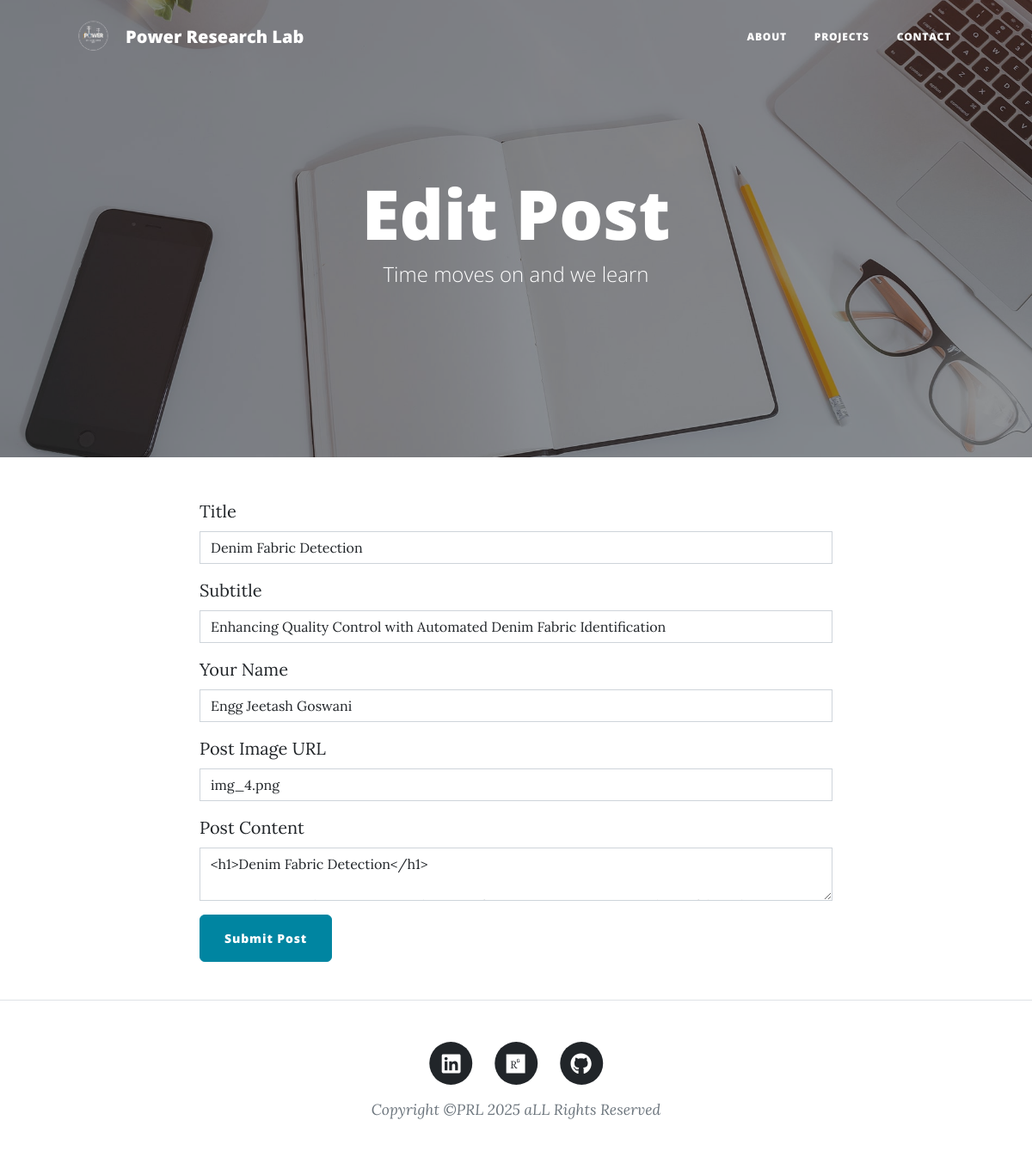
Before: /edit-post/6 (signed in) with the older database file.
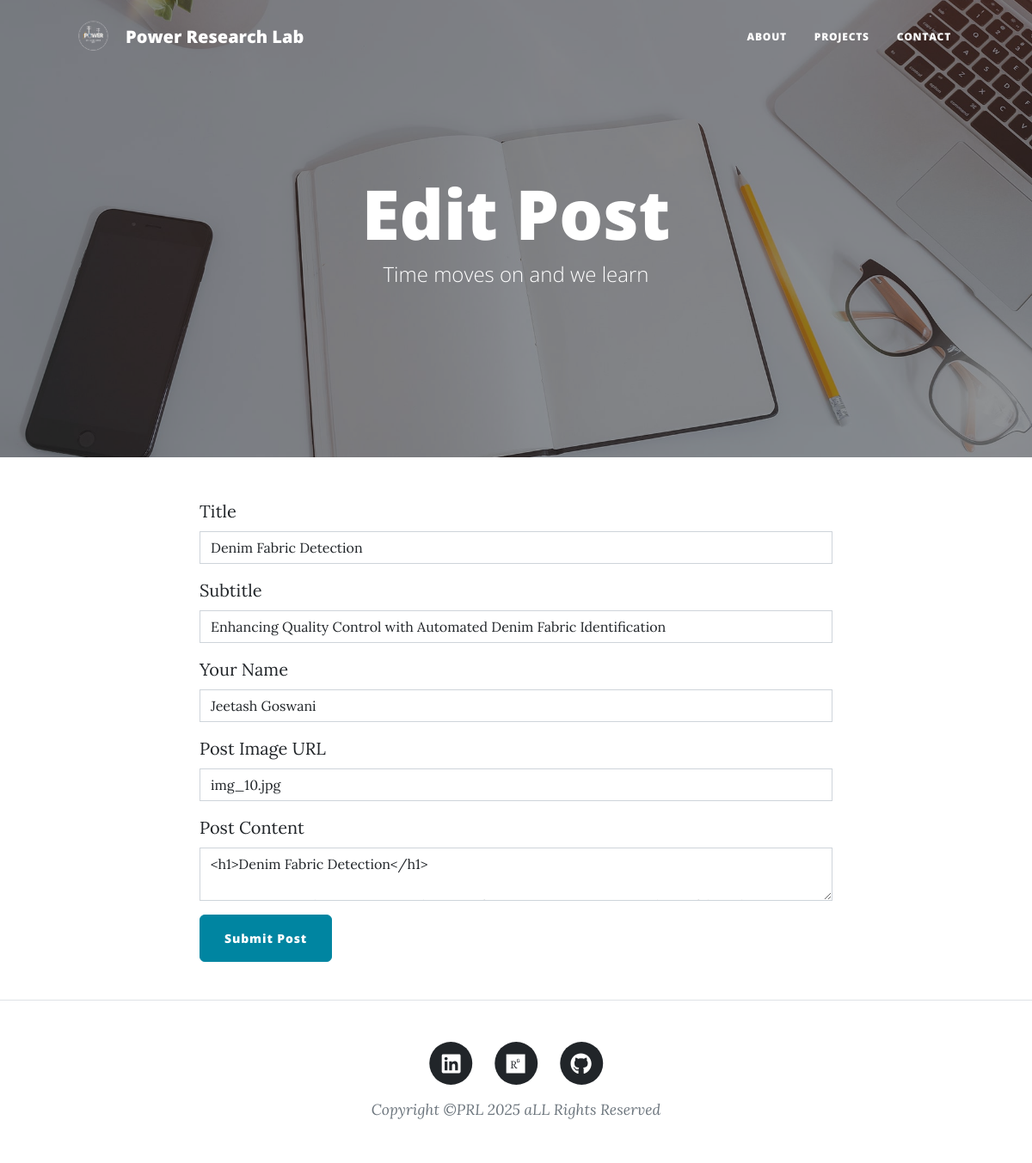
After: the same page with the newer database file.
### main.py (models this page shows)
class BlogPost(db.Model):
    id: Mapped[int] = mapped_column(Integer, primary_key=True)
    title: Mapped[str] = mapped_column(String(250), unique=True, nullable=False)
    subtitle: Mapped[str] = mapped_column(String(250), nullable=False)
    date: Mapped[str] = mapped_column(String(250), nullable=False)
    body: Mapped[str] = mapped_column(Text, nullable=False)
    author: Mapped[str] = mapped_column(String(250), nullable=False)
    img_url: Mapped[str] = mapped_column(String(250), nullable=False)

### main.py (the view, shortened to what this page needs)
@app.route("/edit-post/<int:post_id>", methods=["GET", "POST"])
@admin_only
def edit_post(post_id):
    post = db.get_or_404(BlogPost, post_id)
    edit_form = CreatePostForm(
        title=post.title,
        subtitle=post.subtitle,
        img_url=post.img_url,
        author=post.author,
        body=post.body
    )
    return render_template("make-post.html", form=edit_form, is_edit=True)

### main.py
class CreatePostForm(FlaskForm):
    title = StringField(" Title", validators=[DataRequired()])
    subtitle = StringField("Subtitle", validators=[DataRequired()])
    author = StringField("Your Name", validators=[DataRequired()])
    img_url = StringField("Post Image URL")
    body = CKEditorField("Post Content", validators=[DataRequired()])
    submit = SubmitField("Submit Post")

### main.py (called while the page is built)
def admin_only(func):
    @wraps(func)
    def wrapper(*args, **kwargs):
        if not session.get("admin"):
            return abort(403)  # Forbidden
        return func(*args, **kwargs)
    return wrapper

### templates/make-post.html
{% from "bootstrap5/form.html" import render_form %} {% block content %} {%
include "header.html" %}
<header
  class="masthead"
  style="background-image: url('../static/assets/img/edit-bg.jpg')"
>
  <div class="container position-relative px-4 px-lg-5">
    <div class="row gx-4 gx-lg-5 justify-content-center">
      <div class="col-md-10 col-lg-8 col-xl-7">
        <div class="page-heading">
          {% if is_edit: %}
          <h1>Edit Post</h1>
          {% else: %}
          <h1>New Post</h1>
          {% endif %}
          <span class="subheading"
            >Time moves on and we learn</span
          >
        </div>
      </div>
    </div>
  </div>
</header>
<main class="mb-4">
  <div class="container">
    <div class="row">
      <div class="col-lg-8 col-md-10 mx-auto">
        {{ ckeditor.load() }} {{ ckeditor.config(name='body') }} {{
        render_form(form, novalidate=True, button_map={"submit": "primary"}) }}
      </div>
    </div>
  </div>
</main>
{% include "footer.html" %} {% endblock %}

Changed rows visible on the page:
changed BlogPost "Denim Fabric Detection": author "Engg Jeetash Goswani" → "Jeetash Goswani"; img_url "img_4.png" → "img_10.jpg"
